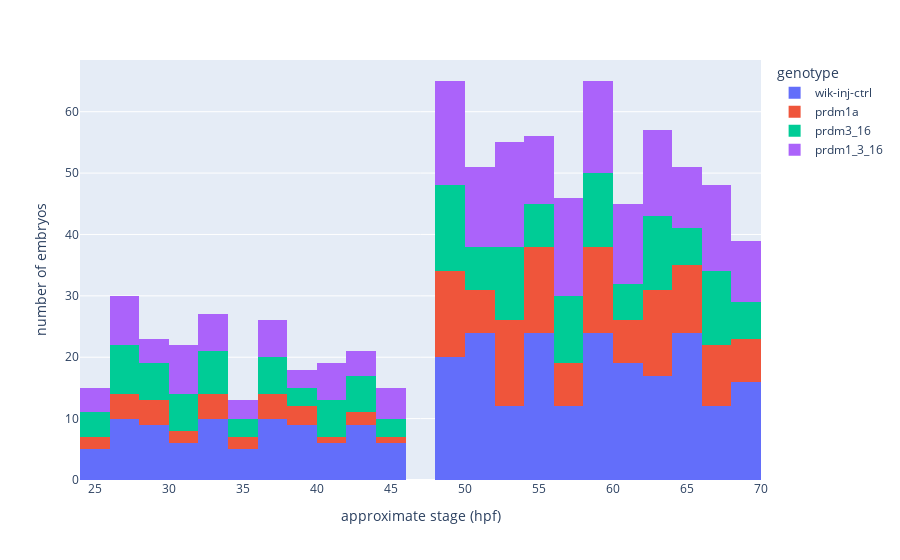

Notebook code cell kept with this figure:
### Markdown cell above
#### First, make a heatmap showing coverage for each genotype by developmental time

### Code cell
nn_indices = np.where(~np.isnan(metadata_df["qc_flag"]))[0]

fig = px.histogram(metadata_df.iloc[nn_indices], x="estimated_stage_hpf", color="genotype",
                  labels={"estimated_stage_hpf": "approximate stage (hpf)"}, template="plotly")

fig.update_layout(yaxis_title="number of embryos")
fig.show()
fig.write_image(figure_path + "data_coverage_summary.png", scale=2)

### Figure 1 — Plotly figure (JSON) as saved in the notebook; plotly's stock layout.template omitted (floating-point values rounded to 4 significant figures; data arrays with more than 128 entries replaced by an {"elided": "..."} marker saying what was removed)
{"data": [{"alignmentgroup": "True", "bingroup": "x", "hovertemplate": "genotype=wik-inj-ctrl<br>approximate stage (hpf)=%{x}<br>count=%{y}<extra></extra>", "legendgroup": "wik-inj-ctrl", "marker": {"color": "#636efa", "pattern": {"shape": ""}}, "name": "wik-inj-ctrl", "offsetgroup": "wik-inj-ctrl", "orientation": "v", "showlegend": true, "type": "histogram", "x": {"elided": "289 float values"}, "xaxis": "x", "yaxis": "y"}, {"alignmentgroup": "True", "bingroup": "x", "hovertemplate": "genotype=prdm1a<br>approximate stage (hpf)=%{x}<br>count=%{y}<extra></extra>", "legendgroup": "prdm1a", "marker": {"color": "#EF553B", "pattern": {"shape": ""}}, "name": "prdm1a", "offsetgroup": "prdm1a", "orientation": "v", "showlegend": true, "type": "histogram", "x": {"elided": "148 float values"}, "xaxis": "x", "yaxis": "y"}, {"alignmentgroup": "True", "bingroup": "x", "hovertemplate": "genotype=prdm3_16<br>approximate stage (hpf)=%{x}<br>count=%{y}<extra></extra>", "legendgroup": "prdm3_16", "marker": {"color": "#00cc96", "pattern": {"shape": ""}}, "name": "prdm3_16", "offsetgroup": "prdm3_16", "orientation": "v", "showlegend": true, "type": "histogram", "x": {"elided": "163 float values"}, "xaxis": "x", "yaxis": "y"}, {"alignmentgroup": "True", "bingroup": "x", "hovertemplate": "genotype=prdm1_3_16<br>approximate stage (hpf)=%{x}<br>count=%{y}<extra></extra>", "legendgroup": "prdm1_3_16", "marker": {"color": "#ab63fa", "pattern": {"shape": ""}}, "name": "prdm1_3_16", "offsetgroup": "prdm1_3_16", "orientation": "v", "showlegend": true, "type": "histogram", "x": {"elided": "207 float values"}, "xaxis": "x", "yaxis": "y"}], "layout": {"barmode": "relative", "legend": {"title": {"text": "genotype"}, "tracegroupgap": 0}, "margin": {"t": 60}, "xaxis": {"anchor": "y", "domain": [0, 1], "title": {"text": "approximate stage (hpf)"}}, "yaxis": {"anchor": "x", "domain": [0, 1], "title": {"text": "number of embryos"}}}}
